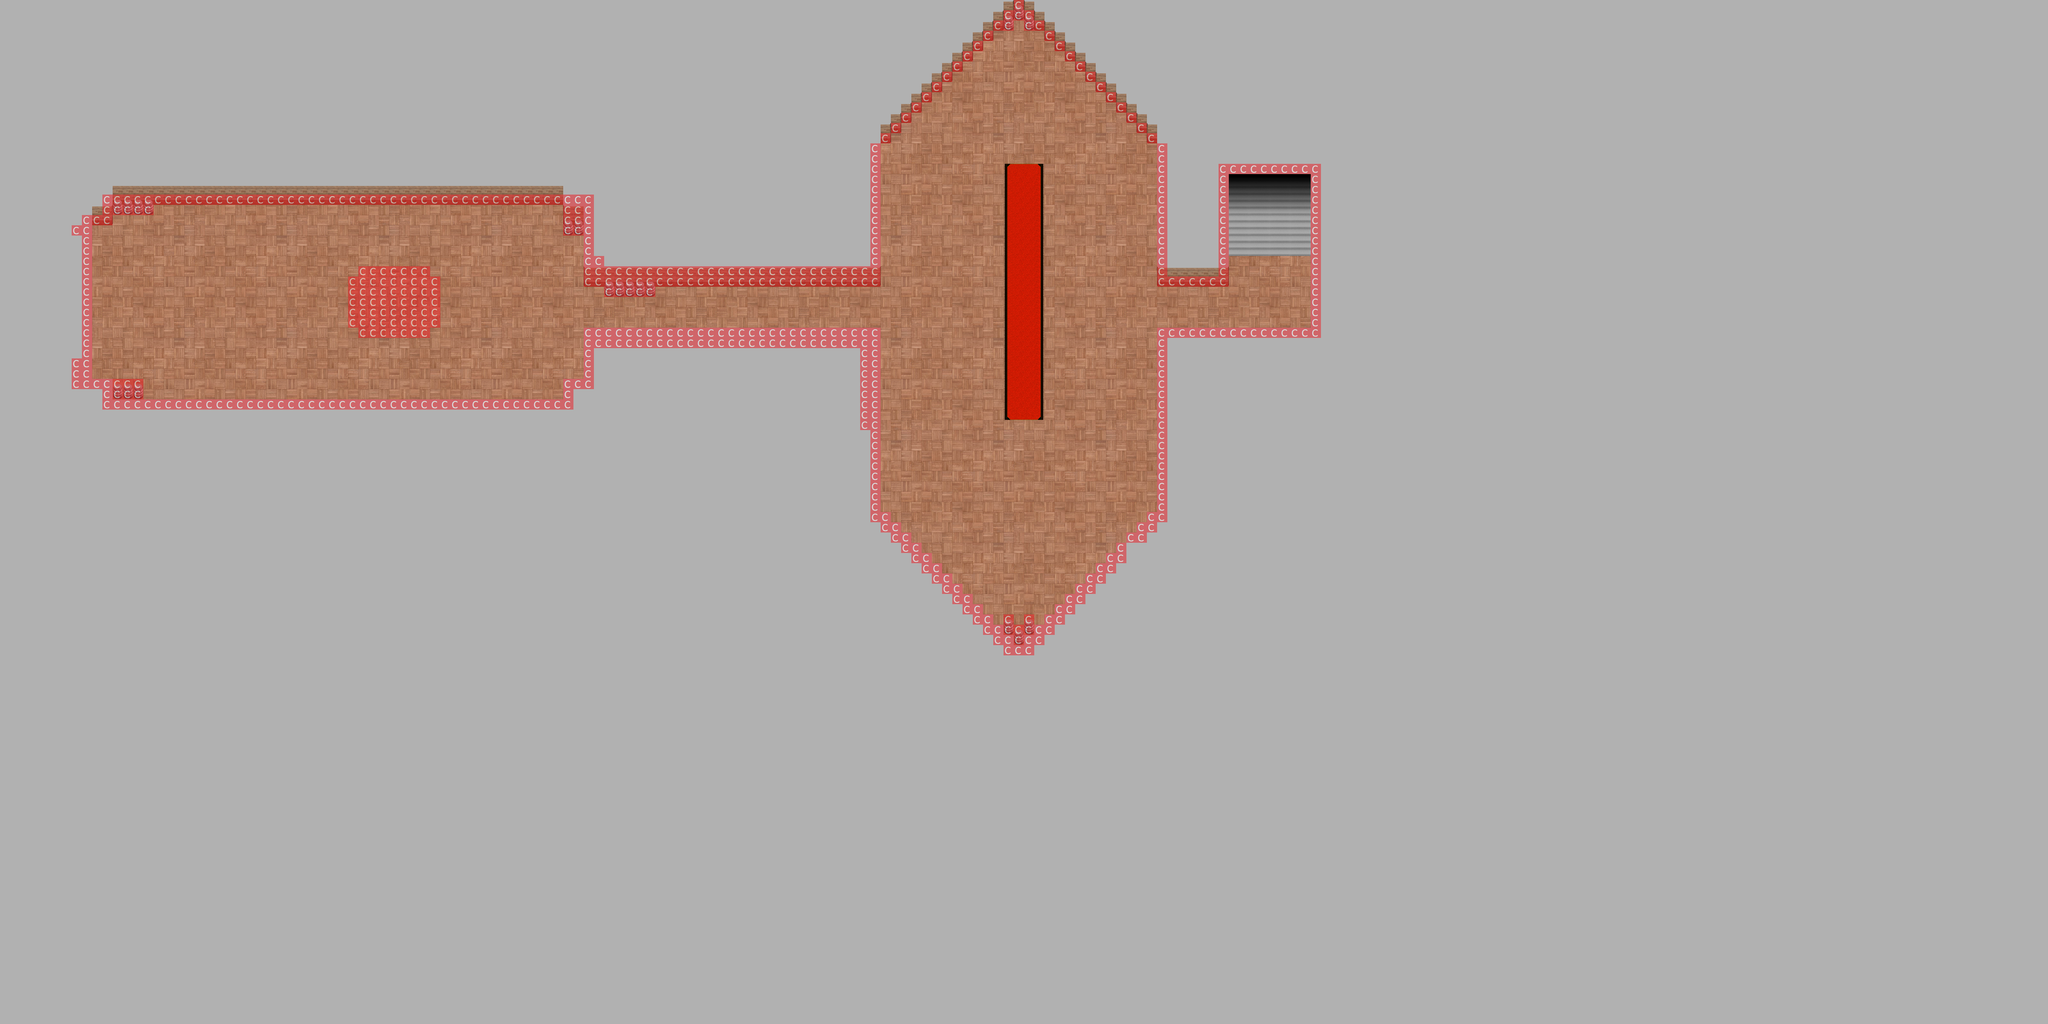

The image is a tile-based game level rendered from a .tmx file. Its description and source (layers, tilesets, objects; grid data summarised) follow:
An orthogonal 200x100 tile map with 32x32 px tiles, 4 tile layers (Tile Layer 1, Walls, Tile Layer 4, Collision), 6 tilesets and 13 objects (4x trigger, 3x spawner, 2x spiketrap, playerspawn, door, ...).

<map version="1.0" orientation="orthogonal" width="200" height="100" tilewidth="32" tileheight="32" backgroundcolor="#b1b1b1">
 <properties>
  <property name="BULLETS_COLLIDE" value="true" />
  <property name="onstart" value="love.graphics.setBackgroundColor( 0, 0, 0 ); game:showText(&quot;World 1 - Hell&quot;, 5); game.precipitation = Fog:new(game); setMusic(&quot;hel.mp3&quot;);" />
 </properties>
 <tileset firstgid="1" name="tiles1" tilewidth="32" tileheight="32">
  <image source="tiles1.png" width="64" height="32" />
 </tileset>
 <tileset firstgid="3" name="Collision" tilewidth="32" tileheight="32">
  <image source="coll.png" width="32" height="32" />
 </tileset>
 <tileset firstgid="4" name="Wood" tilewidth="32" tileheight="32">
  <image source="wood.png" width="320" height="384" />
 </tileset>
 <tileset firstgid="124" name="Wood Wall" tilewidth="32" tileheight="32">
  <image source="woodwall.png" width="96" height="64" />
 </tileset>
 <tileset firstgid="130" name="steps" tilewidth="32" tileheight="32">
  <image source="steps.png" width="192" height="192" />
 </tileset>
 <tileset firstgid="166" name="carpet" tilewidth="32" tileheight="32">
  <image source="carpet.png" width="96" height="96" />
 </tileset>
 <layer name="Tile Layer 1" width="200" height="100">
  <data>[20000 cells, 2503 non-empty, 104 distinct tile ids]</data>
 </layer>
 <layer name="Walls" width="200" height="100">
  <data>[20000 cells, 385 non-empty, 19 distinct tile ids]</data>
 </layer>
 <layer name="Tile Layer 4" width="200" height="100">
  <data>[20000 cells, 72 non-empty, 10 distinct tile ids]</data>
 </layer>
 <layer name="Collision" width="200" height="100" opacity="0.51">
  <data>[20000 cells, 545 non-empty, 1 distinct tile ids]</data>
 </layer>
 <objectgroup draworder="topdown" name="Objects" width="200" height="100">
  <object name="Player Spawn" type="playerspawn" x="367" y="815" width="269" height="260" />
  <object name="Trigger 1" type="trigger" x="1301" y="583" width="274" height="726">
   <properties>
    <property name="active" value="true" />
    <property name="limit" value="1" />
    <property name="onstart" value="game:shakeCamera(1,5); game.spawners[&quot;Spawner 1&quot;]:spawn();" />
    <property name="triggertype" value="anyplayer" />
   </properties>
  </object>
  <object name="Trigger 2" type="trigger" x="2924" y="304" width="717" height="1634">
   <properties>
    <property name="active" value="true" />
    <property name="limit" value="1" />
    <property name="onstart" value="game.spawners[&quot;Spawner 2&quot;]:spawn(); game.spawners[&quot;Spawner 3&quot;]:spawn();" />
    <property name="triggertype" value="anyplayer" />
   </properties>
  </object>
  <object name="Spawner 2" type="spawner" x="2855" y="356" width="676" height="252">
   <properties>
    <property name="basenumber" value="5" />
    <property name="classname" value="ghost" />
    <property name="clearedscript" value="game.gameobjects[&quot;Spike 2&quot;]:disable()" />
    <property name="spawnatstart" value="false" />
    <property name="spawnertype" value="variable" />
   </properties>
  </object>
  <object name="Spawner 3" type="spawner" x="2843" y="1391" width="676" height="252">
   <properties>
    <property name="basenumber" value="5" />
    <property name="classname" value="ghost" />
    <property name="clearedscript" value="game.gameobjects[&quot;Door 1&quot;]:unlock()" />
    <property name="spawnatstart" value="false" />
    <property name="spawnertype" value="variable" />
   </properties>
  </object>
  <object name="Spike 1" type="spiketrap" x="1823" y="895" width="64" height="128" />
  <object name="Spawner 1" type="spawner" x="573" y="714" width="617" height="447">
   <properties>
    <property name="basenumber" value="5" />
    <property name="classname" value="ghost" />
    <property name="clearedscript" value="game.gameobjects[&quot;Spike 1&quot;]:disable()" />
    <property name="spawnatstart" value="false" />
    <property name="spawnertype" value="variable" />
   </properties>
  </object>
  <object name="Door 1" type="door" x="3839" y="864" width="256" height="31" />
  <object name="Spike 2" type="spiketrap" x="3742" y="891" width="71" height="136" />
  <object name="End Level" type="trigger" x="3803" y="521" width="334" height="262">
   <properties>
    <property name="active" value="true" />
    <property name="limit" value="1" />
    <property name="onstart" value="currentstate = GameState:new( game.players, &quot;hellfloor3.tmx&quot; )" />
    <property name="triggertype" value="allplayers" />
   </properties>
  </object>
  <object name="Waiting" type="trigger" x="3793" y="513" width="334" height="262">
   <properties>
    <property name="active" value="true" />
    <property name="triggertype" value="anyplayer" />
    <property name="whiletriggered" value="game:showText(&quot;Waiting for other players...&quot;, 0.1)" />
   </properties>
  </object>
  <object type="image" x="1051" y="805" width="166" height="178">
   <properties>
    <property name="file" value="props/hel/well.png" />
   </properties>
  </object>
  <object x="1096" y="824" width="270" height="240" />
 </objectgroup>
</map>
